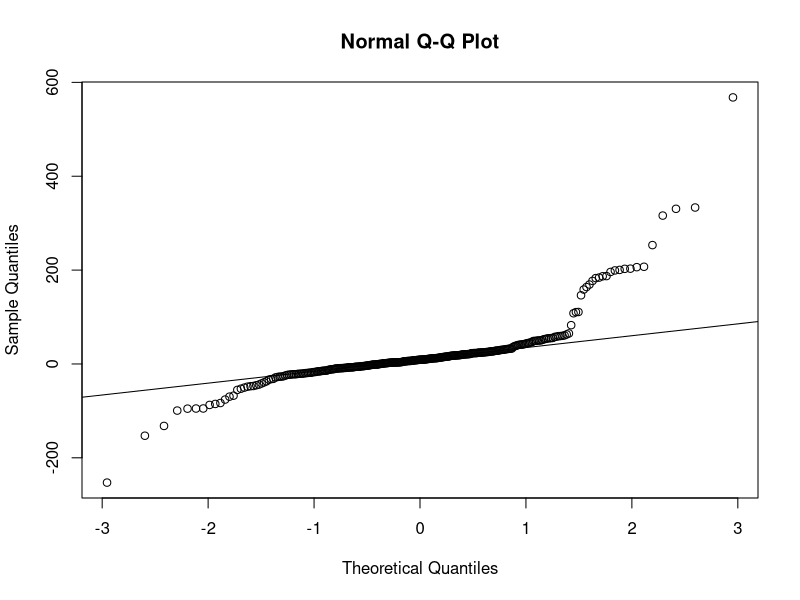
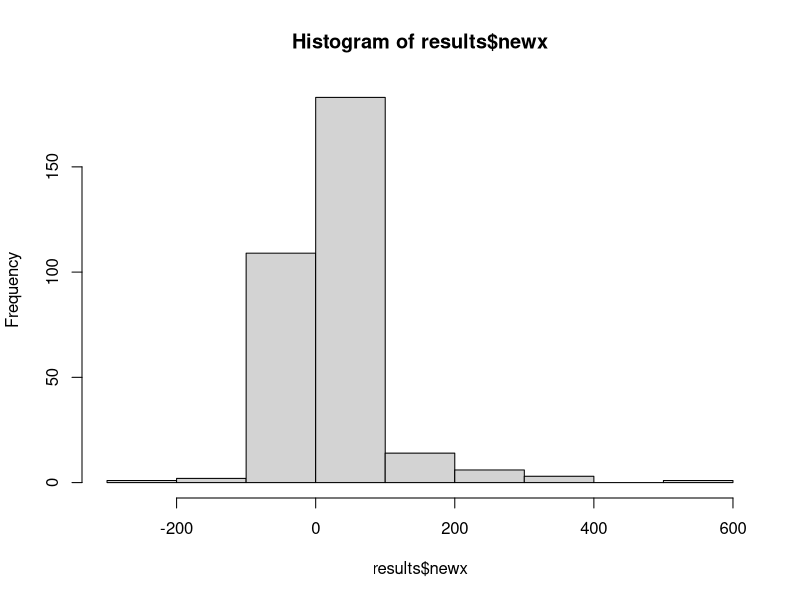
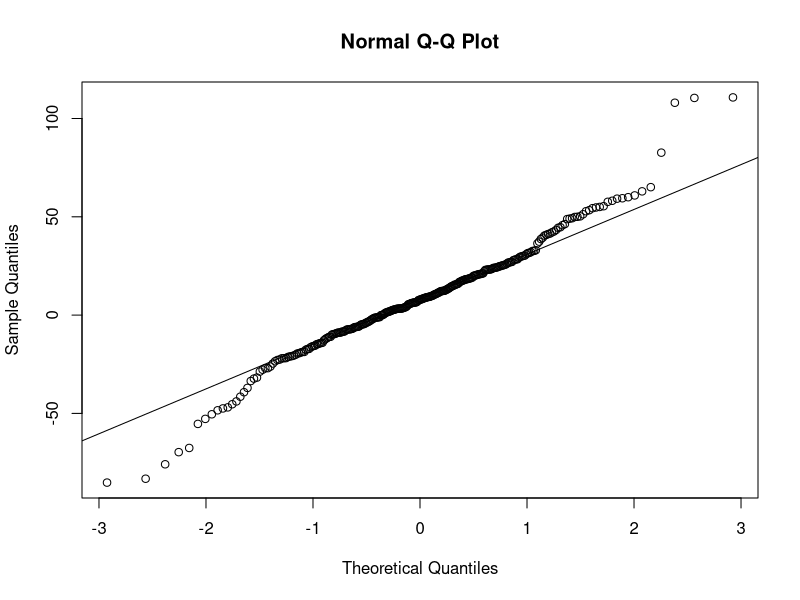
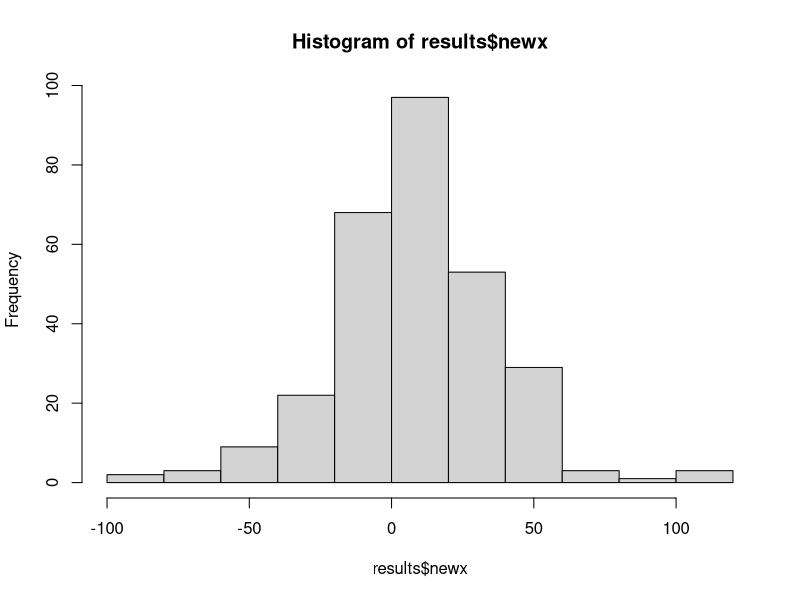
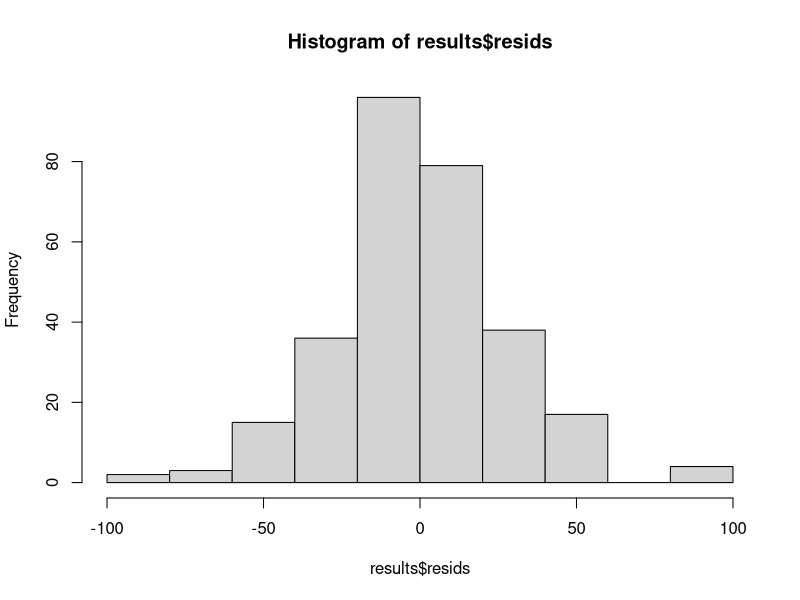
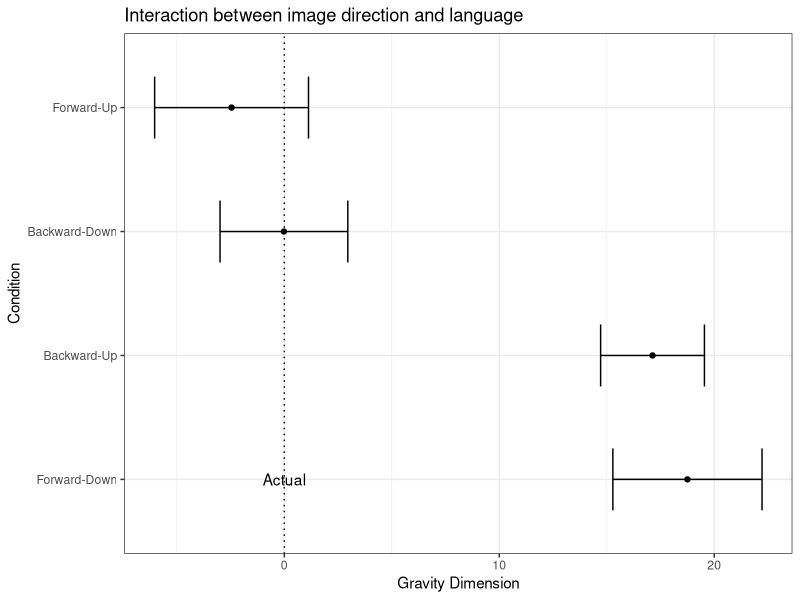

Write R code to recreate these figures, in order.
## ---- chunk 1
knitr::opts_chunk$set(echo = TRUE)
## ---- chunk 2
setwd("/Users/Dave/Desktop")
results <- read.csv("anova-data.csv")
## ---- chunk 3
results[1:10,]
## ---- chunk 4
results$newx = results$newx-(127.7) # we subtract the actual location of the car on the slope
## ---- chunk 5
shapiro.test(results$newx) #super conservative
## ---- chunk 6
qqnorm(results$newx) #more conservative 
qqline(results$newx) #more conservative 
## ---- chunk 7
hist(results$newx) #best to just eye ball it. 
## ---- chunk 8
#here I trim my dataset to take only those who are 1.5 standard deviations away from the mean
upper=mean(results$newx)+(1.5*(sd(results$newx)))
lower=mean(results$newx)-(1.5*(sd(results$newx)))
test = results[results$newx<upper,]
results=test[test$newx>lower,]
## ---- chunk 9
shapiro.test(results$newx) #super conservative
qqnorm(results$newx) #more conservative 
qqline(results$newx) #more conservative 
hist(results$newx) #best to just eye ball it. 
## ---- chunk 10
#Note we are interested in an interaction between car facing direction and language use
mod<-lm(newx ~ dir*lang, results)
results$resids <- residuals(mod)
results$preds <- predict(mod)
results$sq_preds <- results$preds^2
## ---- chunk 11
#shapiro.test(results$resids) #super conservative
#qqnorm(results$resids) #more conservative 
#qqline(results$resids) #more conservative 
hist(results$resids) #best to just eye ball it. 
## ---- chunk 12
library(car) #load library car for Levene's test
leveneTest(newx ~ dir*lang, data = results) 
# if p >.05 this suggests variances are the same (homogeneous)
## ---- chunk 13
aov.out<-aov(newx ~ dir*lang, data = results)
summary(aov.out)
anova(mod)
## ---- chunk 14
TukeyHSD(aov.out) #simple effects tests

## ---- chunk 15
#for sake of easy plotting make a new variable
results$cc = 0
results[results$lang=="forward" & results$dir=="up",]$cc="Forward-Up"
results[results$lang=="forward" & results$dir=="down",]$cc="Forward-Down"
results[results$lang=="backward" & results$dir=="up",]$cc="Backward-Up"
results[results$lang=="backward" & results$dir=="down",]$cc="Backward-Down"

#make a function for standard error bars:
stderr <- function(x) sqrt(var(x,na.rm=TRUE)/length(na.omit(x)))

#make the plot
library(doBy)
library(ggplot2)
library(scales)

means = summaryBy(newx ~ cc,  data = results, 
          FUN = function(x) { c(m = mean(x), s = stderr(x)) } ) #-mean for exp 2?
means$x = c(2,5,6,1)
means$cc <- factor(means$cc, levels = means$cc[order(-means$x)])

ggplot(data=means,aes(newx.m,cc))+
  geom_point()+
  geom_errorbarh(aes(xmin=newx.m-newx.s,xmax=newx.m+newx.s,height=.5))+
  geom_vline(xintercept=c(0), linetype="dotted")+
  theme_bw()+
  ggtitle("Interaction between image direction and language")+
  #ggtitle("Experiment One")+
  xlab("Gravity Dimension") +
  ylab("Condition") +
  annotate("text", x = 0,y=1, label = "Actual")
